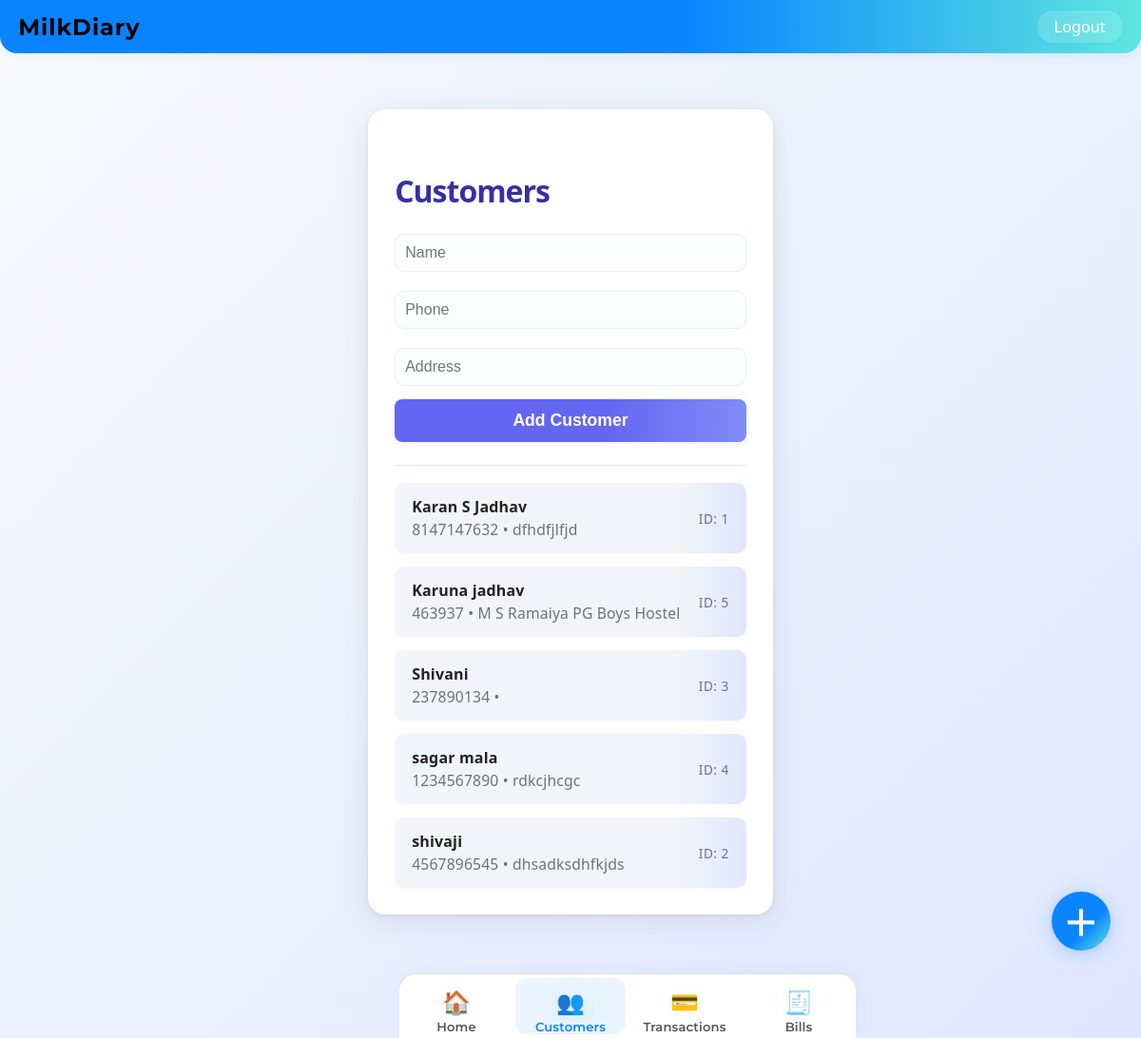
The app's page /customers (signed in) with its own data.
### models.py (models this page shows)
class Customer(db.Model):
    __tablename__ = "customer"
    id = db.Column(db.Integer, primary_key=True)
    name = db.Column(db.String(120), nullable=False)
    phone = db.Column(db.String(30))
    address = db.Column(db.String(250))
    created_at = db.Column(db.DateTime, default=datetime.utcnow)
    user = db.relationship("User", backref="customer", uselist=False)

### app.py (the view)
    @app.route("/customers")
    @login_required
    def customers_list():
        if current_user.role != "admin":
            flash("Not authorized", "error")
            return redirect(url_for("dashboard"))
        customers = Customer.query.order_by(Customer.name).all()
        return render_template("customers.html", customers=customers)

### templates/customers.html (shortened to what this page needs)
{% extends "base.html" %}
{% block content %}
<div class="pad">
  <div class="card">
    <h3>Customers</h3>
    <form method="post" action="{{ url_for('add_customer') }}" class="stack">
      <input name="name" placeholder="Name" required>
      <input name="phone" placeholder="Phone">
      <input name="address" placeholder="Address">
      <button type="submit">Add Customer</button>
    </form>
    <hr>
    <div class="list">
      {% for c in customers %}
      <div class="list-item">
        <div>
          <strong>{{ c.name }}</strong>
          <div class="muted small">{{ c.phone }} • {{ c.address }}</div>
        </div>
        <div class="tiny muted">ID: {{ c.id }}</div>
      </div>
      {% else %}
      <div class="muted">No customers yet.</div>
      {% endfor %}
    </div>
  </div>
</div>
{% endblock %}

### static/css/app.css (style rules this page uses)
:root { --primary:#0b84ff; --bg:#f2f6fb; --card:#fff; --muted:#64748b; }
* { box-sizing:border-box }
html,body { height:100%;margin:0;font-family: -apple-system,BlinkMacSystemFont,"Segoe UI",Roboto,Helvetica,Arial,sans-serif;background:var(--bg);color:#0b1a2b }
.pad { padding:12px }
.card { background:var(--card);border-radius:14px;padding:12px;margin-bottom:12px;box-shadow:0 8px 30px rgba(12,20,40,0.06) }
.auth-card input, .auth-card select, .stack input, .stack select, .inline-form input[type="date"] { width:100%;padding:10px;margin-top:6px;border-radius:10px;border:1px solid #e6eef9;background:#fbfdff }
.muted { color:var(--muted) }
.small { font-size:12px }
.list { display:flex;flex-direction:column;gap:10px }
.list-item { display:flex;justify-content:space-between;align-items:center;padding:8px;border-radius:10px;background:#fbfdff }

### templates/base.html (style rules this page uses)
body { margin: 0; font-family: 'Roboto', Arial, sans-serif; background: linear-gradient(135deg, #e3f0ff 0%, #f9fcff 100%); min-height: 100vh; color: #222; letter-spacing: 0.01em; }

### templates/customers.html (style rules this page uses)
body { background: linear-gradient(135deg, #f8fafc 0%, #e0e7ff 100%); font-family: 'Segoe UI', 'Roboto', Arial, sans-serif; }
.pad { max-width: 520px; margin: 40px auto; padding: 0 16px; }
.card { background: #fff; border-radius: 18px; box-shadow: 0 6px 32px rgba(60, 72, 88, 0.12), 0 1.5px 4px rgba(60, 72, 88, 0.08); padding: 32px 28px 28px 28px; transition: box-shadow 0.2s; }
h3 { font-size: 2rem; font-weight: 700; margin-bottom: 18px; color: #3730a3; letter-spacing: -1px; }
form.stack { display: flex; flex-direction: column; gap: 14px; margin-bottom: 18px; }
form input { padding: 12px 14px; border: 1px solid #c7d2fe; border-radius: 8px; font-size: 1rem; background: #f1f5f9; transition: border 0.2s; }
form button { background: linear-gradient(90deg, #6366f1 60%, #818cf8 100%); color: #fff; border: none; border-radius: 8px; padding: 12px 0; font-size: 1.1rem; font-weight: 600; cursor: pointer; box-shadow: 0 2px 8px rgba(99, 102, 241, 0.10); transition: background 0.2s, box-shadow 0.2s; }
hr { border: none; border-top: 1.5px solid #e0e7ff; margin: 24px 0 18px 0; }
.list { display: flex; flex-direction: column; gap: 14px; }
.list-item { display: flex; justify-content: space-between; align-items: center; background: linear-gradient(90deg, #f1f5f9 80%, #e0e7ff 100%); border-radius: 10px; padding: 14px 18px; box-shadow: 0 1px 4px rgba(99, 102, 241, 0.04); transition: box-shadow 0.2s; }
.muted { color: #6b7280; }
.small { font-size: 0.98rem; margin-top: 2px; }
.tiny { font-size: 0.85rem; letter-spacing: 0.5px; }

### records on screen
Customer: name "Karan S Jadhav", phone "8147147632", address "dfhdfjlfjd", id "1"
Customer: name "Karuna jadhav", phone "463937", address "M S Ramaiya PG Boys Hostel", id "5"
Customer: name "Shivani", phone "237890134", id "3"
Customer: name "sagar mala", phone "1234567890", address "rdkcjhcgc", id "4"
Customer: name "shivaji", phone "4567896545", address "dhsadksdhfkjds", id "2"
